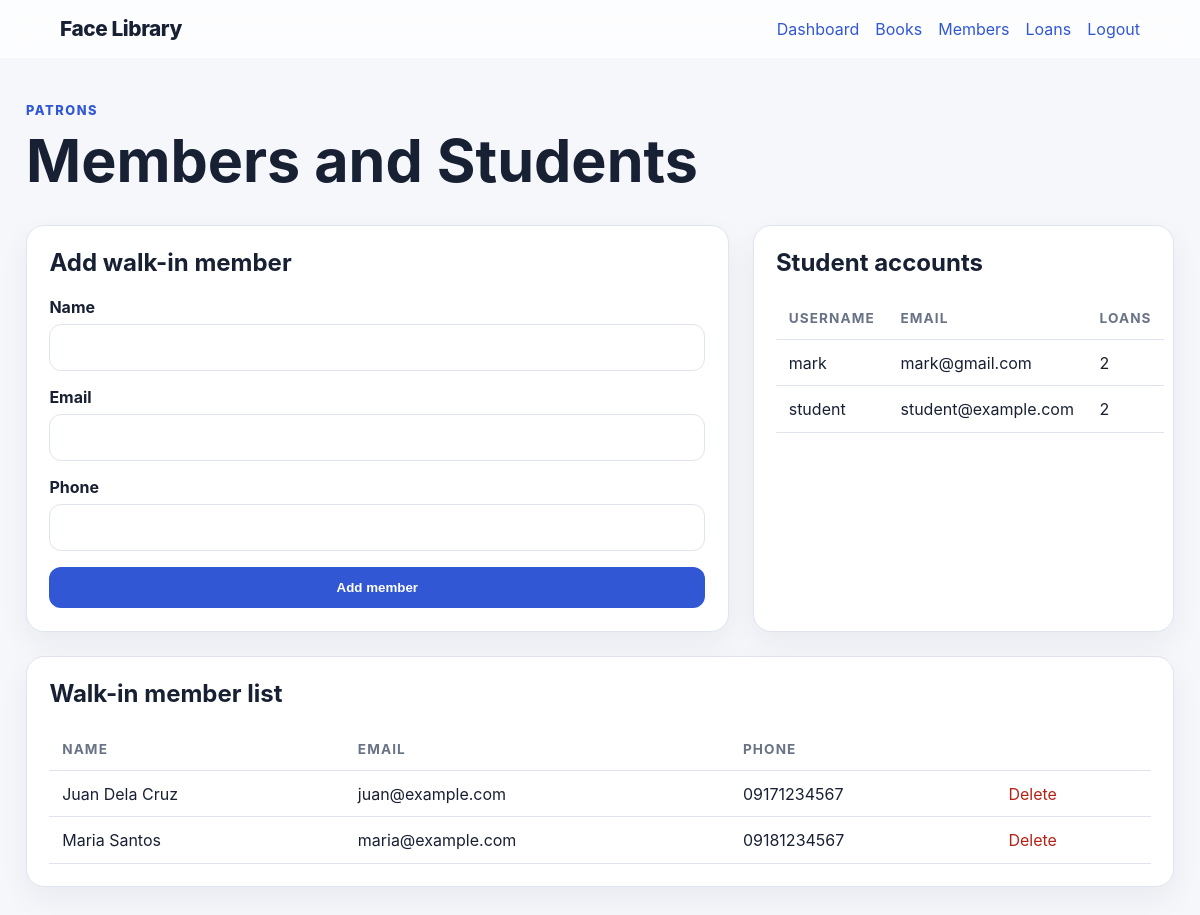
Page /members (signed in) on the earlier database version.
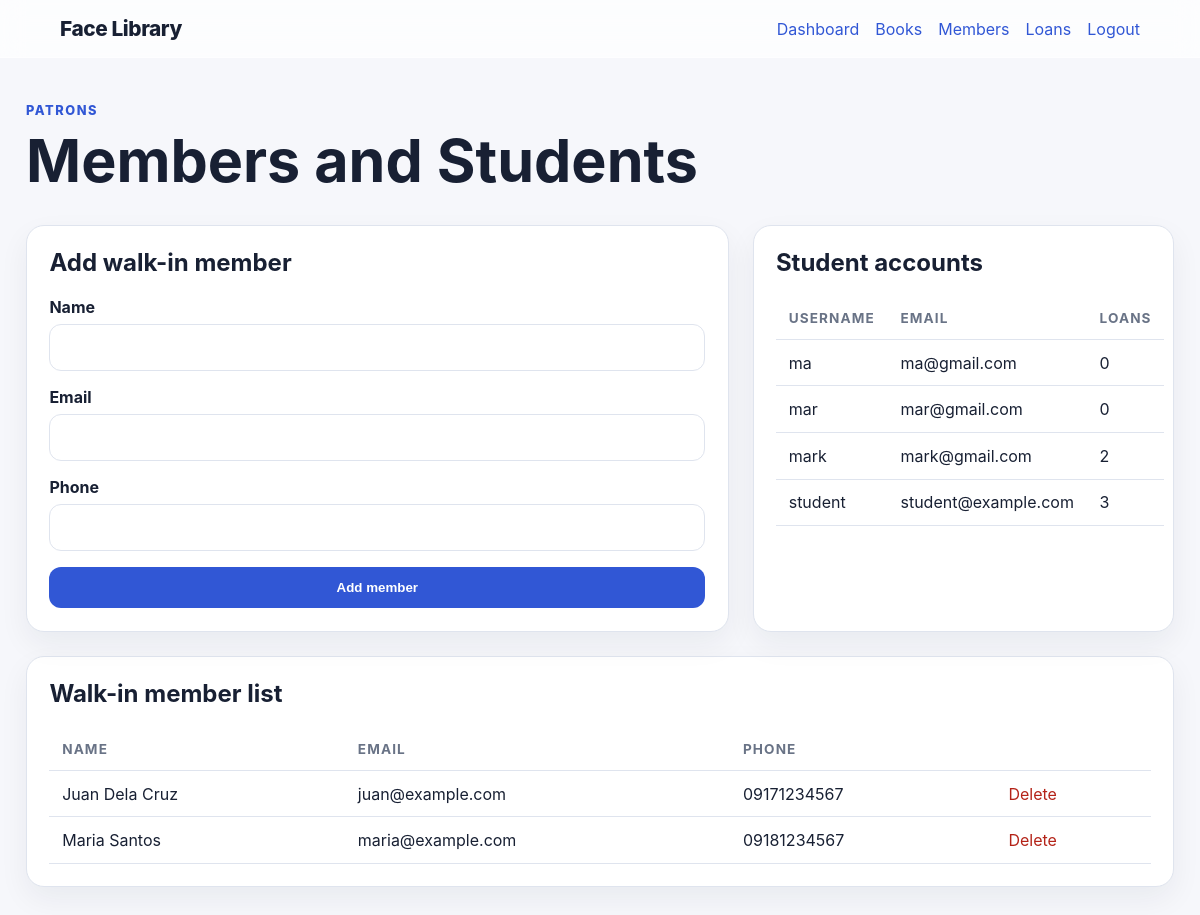
Same page on the later database version.
### app/models.py (models this page shows, shortened)
class User(UserMixin, db.Model):
    id = db.Column(db.Integer, primary_key=True)
    username = db.Column(db.String(80), unique=True, nullable=False, index=True)
    email = db.Column(db.String(120), unique=True, nullable=False, index=True)
    password_hash = db.Column(db.String(255), nullable=False)
    face_image_path = db.Column(db.String(500), nullable=True)
    role = db.Column(db.String(50), nullable=False, default="librarian")
    created_at = db.Column(db.DateTime, nullable=False, default=datetime.utcnow)
    student_loans = db.relationship("Loan", back_populates="student", foreign_keys="Loan.student_id")
    @property
    def is_student(self):
        return self.role == "student"
    @property
    def is_librarian(self):
        return self.role in {"admin", "librarian"}

class Member(db.Model):
    id = db.Column(db.Integer, primary_key=True)
    name = db.Column(db.String(160), nullable=False, index=True)
    email = db.Column(db.String(120), unique=True, nullable=True)
    phone = db.Column(db.String(40), nullable=True)
    created_at = db.Column(db.DateTime, nullable=False, default=datetime.utcnow)
    loans = db.relationship("Loan", back_populates="member")

### app/routes.py (the view, shortened to what this page needs)
@main_bp.route("/members", methods=["GET", "POST"])
@librarian_required
def members():
    all_members = Member.query.order_by(Member.name.asc()).all()
    students = User.query.filter_by(role="student").order_by(User.username.asc()).all()
    return render_template("members.html", members=all_members, students=students)

### app/routes.py (called while the page is built)
def get_csrf_token():
    token = session.get("_csrf_token")
    if not token:
        token = token_urlsafe(32)
        session["_csrf_token"] = token
    return token

@main_bp.app_context_processor
def inject_helpers():
    return {"csrf_token": get_csrf_token, "now": datetime.utcnow, "book_cover_url": book_cover_url}

def librarian_required(view):
    @wraps(view)
    def wrapped(*args, **kwargs):
        if not current_user.is_authenticated:
            return redirect(url_for("main.login"))
        if not current_user.is_librarian:
            flash("That page is for librarians only.", "warning")
            return redirect(url_for("main.student_dashboard"))
        return view(*args, **kwargs)
    return wrapped

### app/templates/members.html (shortened to what this page needs)
{% extends "base.html" %}
{% block content %}
<section class="page-header">
  <div>
    <p class="eyebrow">Patrons</p>
    <h1>Members and Students</h1>
  </div>
</section>
<div class="grid two">
  <section class="card">
    <h2>Add walk-in member</h2>
    <form method="post" class="form">
      <label>Name <input name="name" required></label>
      <label>Email <input type="email" name="email"></label>
      <label>Phone <input name="phone"></label>
      <button class="button" type="submit">Add member</button>
    </form>
  </section>
  <section class="card">
    <h2>Student accounts</h2>
    <table>
      <thead><tr><th>Username</th><th>Email</th><th>Loans</th></tr></thead>
      <tbody>
        {% for student in students %}
        <tr>
          <td>{{ student.username }}</td>
          <td>{{ student.email }}</td>
          <td>{{ student.student_loans|length }}</td>
        </tr>
        {% else %}
        <tr><td colspan="3">No students yet.</td></tr>
        {% endfor %}
      </tbody>
    </table>
  </section>
</div>
<section class="card top-gap">
  <h2>Walk-in member list</h2>
  <table>
    <thead><tr><th>Name</th><th>Email</th><th>Phone</th><th></th></tr></thead>
    <tbody>
      {% for member in members %}
      <tr>
        <td>{{ member.name }}</td>
        <td>{{ member.email or '-' }}</td>
        <td>{{ member.phone or '-' }}</td>
        <td>
          <form method="post" action="{{ url_for('main.delete_member', member_id=member.id) }}" onsubmit="return confirm('Delete this member?')">
            <button class="link-button danger-text" type="submit">Delete</button>
          </form>
        </td>
      </tr>
      {% else %}
      <tr><td colspan="4">No members yet.</td></tr>
      {% endfor %}
    </tbody>
  </table>
</section>
{% endblock %}

### app/templates/base.html (shortened to what this page needs)
<!doctype html>
<html lang="en">
<head>
  <link rel="stylesheet" href="{{ url_for('static', filename='css/styles.css') }}">
</head>
<body>
  <nav class="nav">
    <a class="brand" href="{{ url_for('main.index') }}">Face Library</a>
    <div class="nav-links">
      {% if current_user.is_authenticated %}
        {% if current_user.is_student %}
          <a href="{{ url_for('main.student_dashboard') }}">Student Dashboard</a>
          <a href="{{ url_for('main.student_books') }}">Borrow Books</a>
          <a href="{{ url_for('main.student_loans') }}">My Loans</a>
        {% else %}
          <a href="{{ url_for('main.dashboard') }}">Dashboard</a>
          <a href="{{ url_for('main.books') }}">Books</a>
          <a href="{{ url_for('main.members') }}">Members</a>
          <a href="{{ url_for('main.loans') }}">Loans</a>
        {% endif %}
        <form class="inline" method="post" action="{{ url_for('main.logout') }}">
          <button class="link-button" type="submit">Logout</button>
        </form>
      {% else %}
        <a href="{{ url_for('main.student_register') }}">Student Register</a>
        <a href="{{ url_for('main.register') }}">Librarian Register</a>
      {% endif %}
    </div>
  </nav>
  <main class="container">
    {% block content %}{% endblock %}
  </main>
</body>
</html>

### app/static/css/styles.css (style rules this page uses)
:root { --bg: #f6f7fb; --card: #ffffff; --text: #182033; --muted: #697386; --border: #dfe4ee; --primary: #3157d5; --primary-dark: #2444aa; --danger: #b42318; --success: #067647; --warning: #b54708; }
* { box-sizing: border-box; }
body { margin: 0; font-family: Inter, ui-sans-serif, system-ui, -apple-system, BlinkMacSystemFont, "Segoe UI", sans-serif; background: var(--bg); color: var(--text); }
a { color: var(--primary); text-decoration: none; }
.nav { display: flex; justify-content: space-between; align-items: center; gap: 1rem; padding: 1rem 5vw; background: var(--card); border-bottom: 1px solid var(--border); position: sticky; top: 0; z-index: 10; }
.brand { color: var(--text); font-weight: 800; font-size: 1.15rem; }
.nav-links { display: flex; gap: 1rem; align-items: center; flex-wrap: wrap; }
.container { max-width: 1180px; margin: 2rem auto; padding: 0 1rem; }
.card { background: var(--card); border: 1px solid var(--border); border-radius: 18px; padding: 1.4rem; box-shadow: 0 12px 30px rgba(24, 32, 51, 0.06); }
.hero h1, .page-header h1, .card h1 { margin: 0 0 0.7rem; font-size: clamp(2rem, 5vw, 3.7rem); line-height: 1; }
.card h2 { margin-top: 0; }
.eyebrow { color: var(--primary); text-transform: uppercase; letter-spacing: .12em; font-weight: 800; font-size: .8rem; }
.grid { display: grid; gap: 1.5rem; }
.grid.two { grid-template-columns: minmax(0, 1.25fr) minmax(300px, .75fr); }
.page-header { display: flex; justify-content: space-between; align-items: center; gap: 1rem; margin-bottom: 1.5rem; }
.form { display: grid; gap: 1rem; }
label { display: grid; gap: .4rem; font-weight: 700; }
input, select { border: 1px solid var(--border); border-radius: 12px; padding: .8rem .9rem; font: inherit; background: #fff; }
.button { display: inline-flex; align-items: center; justify-content: center; border: 0; border-radius: 12px; padding: .82rem 1rem; background: var(--primary); color: #fff; font-weight: 800; cursor: pointer; text-decoration: none; }
.inline { display: inline; }
.link-button { background: transparent; border: 0; color: var(--primary); padding: 0; cursor: pointer; font: inherit; }
.danger-text { color: var(--danger); }
table { width: 100%; border-collapse: collapse; }
th, td { text-align: left; border-bottom: 1px solid var(--border); padding: .8rem; vertical-align: middle; }
th { color: var(--muted); font-size: .85rem; text-transform: uppercase; letter-spacing: .08em; }
.top-gap { margin-top: 1.5rem; }
.button { position: relative; overflow: hidden; transition: all .25s ease; }
.nav { backdrop-filter: blur(12px); background: rgba(255,255,255,0.7); border-bottom: 1px solid rgba(255,255,255,0.5); }
.brand { font-size: 1.3rem; letter-spacing: -.02em; }
.card { transition: .3s ease; }

Differences in the rows shown:
added User: username "ma", email "ma@gmail.com", student_loans|length "0"
added User: username "mar", email "mar@gmail.com", student_loans|length "0"
computed for User "student": student_loans|length "2" → "3"
